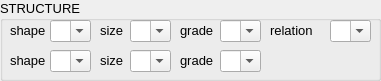
     <widget class="QGroupBox" name="groupBox_19">
      <property name="geometry">
       <rect>
        <x>350</x>
        <y>170</y>
        <width>381</width>
        <height>81</height>
       </rect>
      </property>
      <property name="font">
       <font>
        <pointsize>10</pointsize>
       </font>
      </property>
      <property name="title">
       <string>STRUCTURE</string>
      </property>
      <widget class="QComboBox" name="Structure_Relation_CB_Hor_2">
       <property name="geometry">
        <rect>
         <x>330</x>
         <y>20</y>
         <width>41</width>
         <height>22</height>
        </rect>
       </property>
       <property name="editable">
        <bool>true</bool>
       </property>
      </widget>
      <widget class="QComboBox" name="Structure_Size_1_CB_Hor_2">
       <property name="geometry">
        <rect>
         <x>130</x>
         <y>20</y>
         <width>41</width>
         <height>22</height>
        </rect>
       </property>
       <property name="editable">
        <bool>true</bool>
       </property>
      </widget>
      <widget class="QLabel" name="label_308">
       <property name="geometry">
        <rect>
         <x>180</x>
         <y>20</y>
         <width>41</width>
         <height>20</height>
        </rect>
       </property>
       <property name="font">
        <font>
         <pointsize>10</pointsize>
        </font>
       </property>
       <property name="text">
        <string>grade</string>
       </property>
      </widget>
      <widget class="QLabel" name="label_309">
       <property name="geometry">
        <rect>
         <x>100</x>
         <y>20</y>
         <width>31</width>
         <height>20</height>
        </rect>
       </property>
       <property name="font">
        <font>
         <pointsize>10</pointsize>
        </font>
       </property>
       <property name="text">
        <string>size</string>
       </property>
      </widget>
      <widget class="QLabel" name="label_231">
       <property name="geometry">
        <rect>
         <x>180</x>
         <y>50</y>
         <width>41</width>
         <height>20</height>
        </rect>
       </property>
       <property name="font">
        <font>
         <pointsize>10</pointsize>
        </font>
       </property>
       <property name="text">
        <string>grade</string>
       </property>
      </widget>
      <widget class="QComboBox" name="Structure_Grade_2_CB_Hor_2">
       <property name="geometry">
        <rect>
         <x>220</x>
         <y>50</y>
         <width>41</width>
         <height>22</height>
        </rect>
       </property>
       <property name="editable">
        <bool>true</bool>
       </property>
      </widget>
      <widget class="QLabel" name="label_310">
       <property name="geometry">
        <rect>
         <x>100</x>
         <y>50</y>
         <width>31</width>
         <height>20</height>
        </rect>
       </property>
       <property name="font">
        <font>
         <pointsize>10</pointsize>
        </font>
       </property>
       <property name="text">
        <string>size</string>
       </property>
      </widget>
      <widget class="QLabel" name="label_311">
       <property name="geometry">
        <rect>
         <x>10</x>
         <y>50</y>
         <width>41</width>
         <height>20</height>
        </rect>
       </property>
       <property name="font">
        <font>
         <pointsize>10</pointsize>
        </font>
       </property>
       <property name="text">
        <string>shape</string>
       </property>
      </widget>
      <widget class="QComboBox" name="Structure_Grade_1_CB_Hor_2">
       <property name="geometry">
        <rect>
         <x>220</x>
         <y>20</y>
         <width>41</width>
         <height>22</height>
        </rect>
       </property>
       <property name="editable">
        <bool>true</bool>
       </property>
      </widget>
      <widget class="QComboBox" name="Structure_Shape_1_CB_Hor_2">
       <property name="geometry">
        <rect>
         <x>50</x>
         <y>20</y>
         <width>41</width>
         <height>22</height>
        </rect>
       </property>
       <property name="editable">
        <bool>true</bool>
       </property>
      </widget>
      <widget class="QComboBox" name="Structure_Size_2_CB_Hor_2">
       <property name="geometry">
        <rect>
         <x>130</x>
         <y>50</y>
         <width>41</width>
         <height>22</height>
        </rect>
       </property>
       <property name="editable">
        <bool>true</bool>
       </property>
      </widget>
      <widget class="QComboBox" name="Structure_Shape_2_CB_Hor_2">
       <property name="geometry">
        <rect>
         <x>50</x>
         <y>50</y>
         <width>41</width>
         <height>22</height>
        </rect>
       </property>
       <property name="editable">
        <bool>true</bool>
       </property>
      </widget>
      <widget class="QLabel" name="label_312">
       <property name="geometry">
        <rect>
         <x>10</x>
         <y>20</y>
         <width>41</width>
         <height>21</height>
        </rect>
       </property>
       <property name="font">
        <font>
         <pointsize>10</pointsize>
        </font>
       </property>
       <property name="text">
        <string>shape</string>
       </property>
      </widget>
      <widget class="QLabel" name="label_313">
       <property name="geometry">
        <rect>
         <x>270</x>
         <y>20</y>
         <width>51</width>
         <height>20</height>
        </rect>
       </property>
       <property name="font">
        <font>
         <pointsize>10</pointsize>
        </font>
       </property>
       <property name="text">
        <string>relation</string>
       </property>
      </widget>
     </widget>
